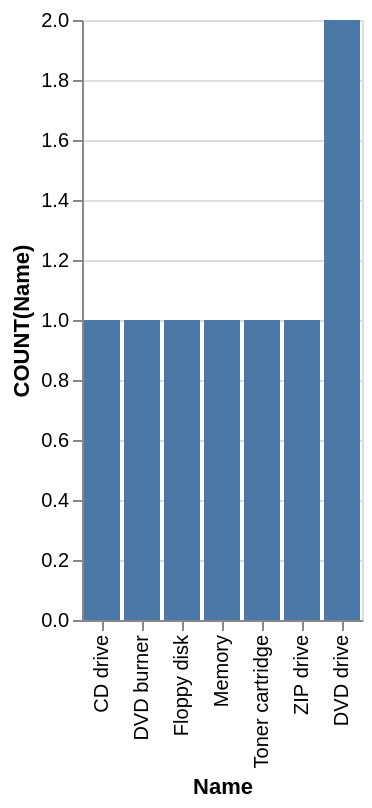

Source (Vega-Lite JSON):
### Vega-Lite specification from a JSON file in a GitHub repository (floating-point values rounded to 4 significant figures)
{"data": {"values": [{"x_data": "CD drive", "y_data": 1}, {"x_data": "DVD burner", "y_data": 1}, {"x_data": "DVD drive", "y_data": 2}, {"x_data": "Floppy disk", "y_data": 1}, {"x_data": "Memory", "y_data": 1}, {"x_data": "Toner cartridge", "y_data": 1}, {"x_data": "ZIP drive", "y_data": 1}]}, "mark": "bar", "encoding": {"x": {"field": "x_data", "type": "nominal", "title": "Name", "sort": {"op": "sum", "field": "y_data", "order": "ascending"}}, "y": {"field": "y_data", "type": "quantitative", "title": "COUNT(Name)"}}}
